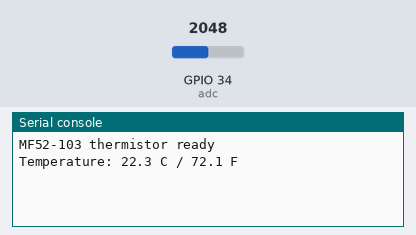
Bench run of a program on a simulated ESP32 board running MicroPython. Shown: the last lines printed to the serial console. The inputs (shaded band) are chosen by the test bench; at power-on: GPIO 34 (adc) = 2048 (analog values on the 0–4095 scale).

Above: at 1.2 s.
1.3 s: GPIO 34 (adc) set to 2866
At 1.3 s:
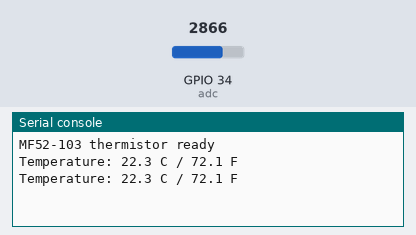
2.8 s: GPIO 34 (adc) set to 3603
At 4.2 s:
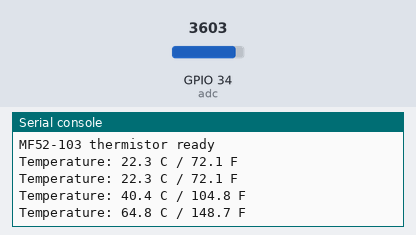
Timing chart, 0 to 5.8 s (numbered marks = the images above; inputs shaded):
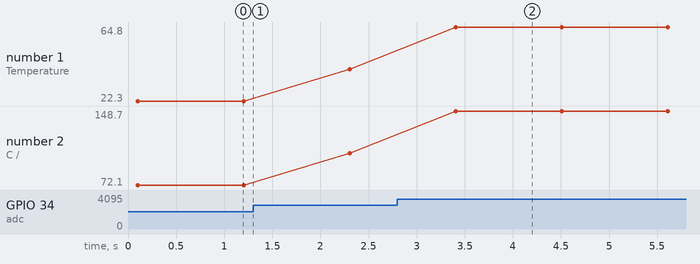

The program:

example_1.py
```python
# Runs on an ESP32 with MicroPython: samples ADC (GPIO34) in microvolts, computes the NTC resistance and converts it to temperature (°C/°F) using the beta formula.
#
# Buy this module: https://shillehtek.com/products/10k-ntc-thermistor-temperature-sensor-mf52-103
# Full manual: https://shillehtek.com/blogs/shillehtek-product-manuals/10k-ntc-thermistor-temperature-sensor-mf52-103-manual
# More examples: https://github.com/shillehbean/shillehtek-examples
#

# MF52-103 10K NTC Thermistor - ESP32 MicroPython Example
# Divider: 3V3 - thermistor - GPIO34 - 10k - GND

from machine import ADC, Pin
import math, time

adc = ADC(Pin(34))
adc.atten(ADC.ATTN_11DB)

VCC      = 3.3
SERIES_R = 10000.0
NOMINAL  = 10000.0
B_COEFF  = 3950.0

def read_temp_c():
    total = 0
    for _ in range(20):
        total += adc.read_uv()
        time.sleep_ms(5)
    volts = total / 20 / 1_000_000

    r_ntc = SERIES_R * (VCC / volts - 1.0)     # thermistor on top
    steinhart = (math.log(r_ntc / NOMINAL) / B_COEFF
                 + 1.0 / (25.0 + 273.15))
    return 1.0 / steinhart - 273.15

print("MF52-103 thermistor ready")
while True:
    c = read_temp_c()
    print("Temperature: {:.1f} C / {:.1f} F".format(c, c * 9 / 5 + 32))
    time.sleep(1)
```

Measured:
- after the input at 2.8 s, the serial console: prints a new line after 0.61 s (image 2)
- plotted number 1: 22.3 → 40.4 after the input at 1.3 s, 40.4 → 64.8 after the input at 2.8 s
- plotted number 2: 72.1 → 104.8 after the input at 1.3 s, 104.8 → 148.7 after the input at 2.8 s
